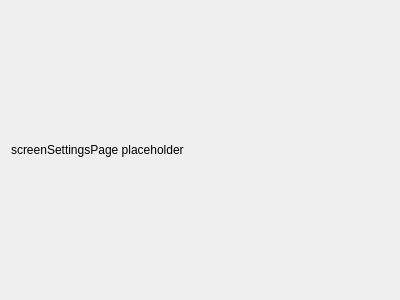
<?xml version="1.0" encoding="UTF-8"?>
<ui version="4.0">
 <class>ScreenSettings</class>
 <widget class="QWidget" name="ScreenSettings">
  <property name="geometry">
   <rect>
    <x>0</x>
    <y>0</y>
    <width>400</width>
    <height>300</height>
   </rect>
  </property>
  <property name="windowTitle">
   <string>Form</string>
  </property>
  <layout class="QVBoxLayout" name="verticalLayout">
   <item>
    <widget class="QLabel" name="placeholder">
     <property name="text">
      <string>screenSettingsPage placeholder</string>
     </property>
    </widget>
   </item>
  </layout>
 </widget>
 <resources/>
 <connections/>
</ui>
